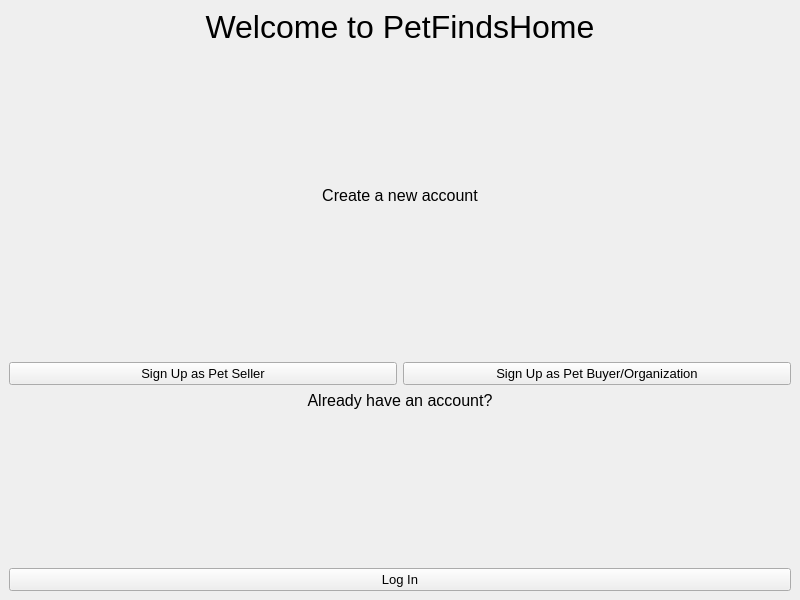
<?xml version="1.0" encoding="UTF-8"?>
<ui version="4.0">
 <class>WelcomeWindow</class>
 <widget class="QMainWindow" name="WelcomeWindow">
  <property name="geometry">
   <rect>
    <x>0</x>
    <y>0</y>
    <width>800</width>
    <height>600</height>
   </rect>
  </property>
  <property name="windowTitle">
   <string>Welcome to PetFindsHome</string>
  </property>
  <widget class="QWidget" name="centralwidget">
   <layout class="QVBoxLayout" name="verticalLayout">
    <item>
     <widget class="QLabel" name="welcomeLabel">
      <property name="font">
       <font>
        <pointsize>24</pointsize>
       </font>
      </property>
      <property name="text">
       <string>Welcome to PetFindsHome</string>
      </property>
      <property name="alignment">
       <set>Qt::AlignHCenter|Qt::AlignTop</set>
      </property>
     </widget>
    </item>
    <item>
     <widget class="QLabel" name="createAccountLabel">
      <property name="font">
       <font>
        <pointsize>12</pointsize>
       </font>
      </property>
      <property name="text">
       <string>Create a new account</string>
      </property>
      <property name="alignment">
       <set>Qt::AlignHCenter</set>
      </property>
     </widget>
    </item>
    <item>
     <layout class="QHBoxLayout" name="horizontalLayout">
      <item>
       <widget class="QPushButton" name="petSellerButton">
        <property name="font">
         <font>
          <pointsize>10</pointsize>
         </font>
        </property>
        <property name="text">
         <string>Sign Up as Pet Seller</string>
        </property>
       </widget>
      </item>
      <item>
       <widget class="QPushButton" name="petBuyerButton">
        <property name="font">
         <font>
          <pointsize>10</pointsize>
         </font>
        </property>
        <property name="text">
         <string>Sign Up as Pet Buyer/Organization</string>
        </property>
       </widget>
      </item>
     </layout>
    </item>
    <item>
     <widget class="QLabel" name="alreadyHaveAccountLabel">
      <property name="font">
       <font>
        <pointsize>12</pointsize>
       </font>
      </property>
      <property name="text">
       <string>Already have an account?</string>
      </property>
      <property name="alignment">
       <set>Qt::AlignHCenter</set>
      </property>
     </widget>
    </item>
    <item>
     <widget class="QPushButton" name="loginButton">
      <property name="sizePolicy">
       <sizepolicy hsizetype="Minimum" vsizetype="Fixed">
        <horstretch>0</horstretch>
        <verstretch>0</verstretch>
       </sizepolicy>
      </property>
      <property name="font">
       <font>
        <pointsize>10</pointsize>
       </font>
      </property>
      <property name="text">
       <string>Log In</string>
      </property>
     </widget>
    </item>
   </layout>
  </widget>
 </widget>
 <resources/>
 <connections/>
</ui>
